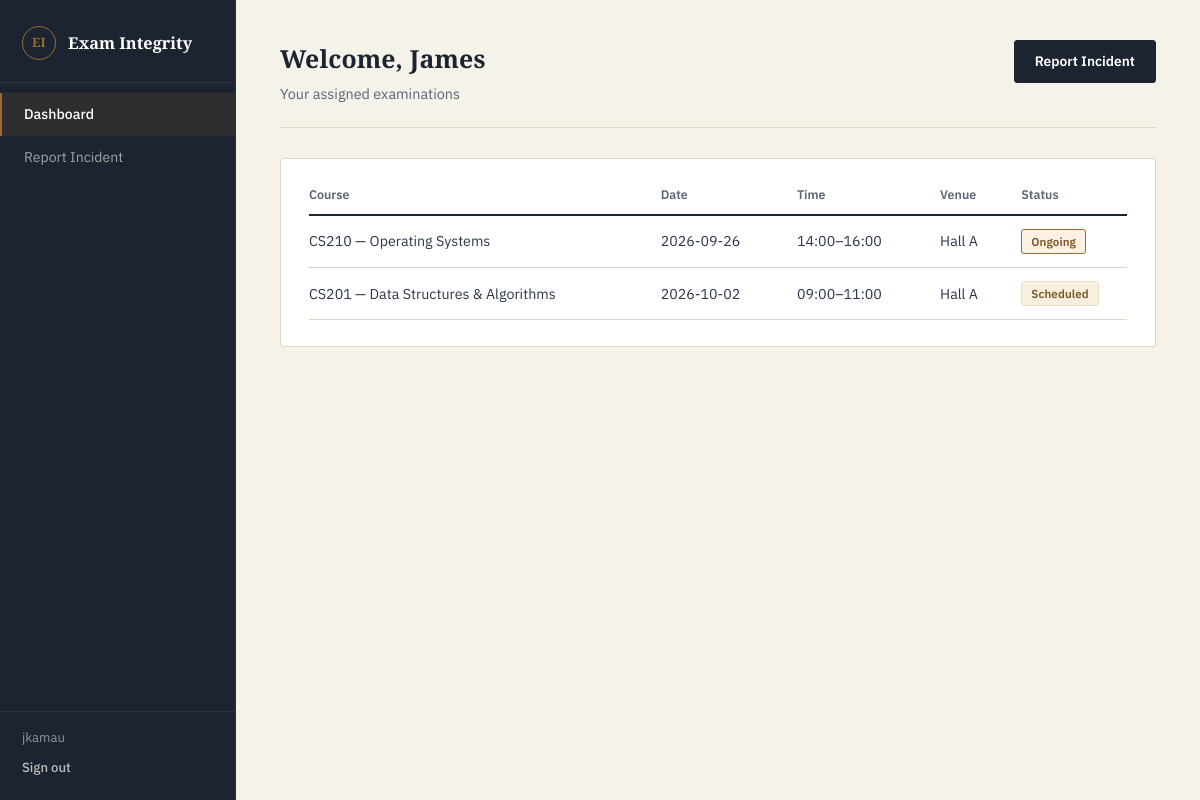
The page /invigilator (signed in) on the database its author committed.
### tables this page shows
CREATE TABLE invigilators (
            id INTEGER PRIMARY KEY AUTOINCREMENT,
            user_id INTEGER,
            employee_number TEXT UNIQUE NOT NULL,
            first_name TEXT NOT NULL,
            last_name TEXT NOT NULL,
            phone TEXT,
            status TEXT DEFAULT 'active' CHECK (status IN ('active', 'inactive')),
            created_at TIMESTAMP DEFAULT CURRENT_TIMESTAMP,
            FOREIGN KEY (user_id) REFERENCES users (id)
        );

CREATE TABLE examinations (
            id INTEGER PRIMARY KEY AUTOINCREMENT,
            course_code TEXT NOT NULL,
            examination_name TEXT NOT NULL,
            examination_date DATE NOT NULL,
            start_time TEXT NOT NULL,
            end_time TEXT NOT NULL,
            venue TEXT,
            invigilator_id INTEGER,
            status TEXT DEFAULT 'scheduled' CHECK (status IN ('scheduled', 'ongoing', 'completed', 'cancelled')),
            created_at TIMESTAMP DEFAULT CURRENT_TIMESTAMP,
            FOREIGN KEY (invigilator_id) REFERENCES invigilators (id)
        );

### app.py (the view)
@app.route("/invigilator")
def invigilator_dashboard():
    if not invigilator_required():
        return redirect(url_for("login"))
    connection = get_db_connection()
    invigilator = connection.execute(
        "SELECT * FROM invigilators WHERE user_id = ?", (session["user_id"],)
    ).fetchone()
    assigned_exams = []
    if invigilator is not None:
        assigned_exams = connection.execute("""
            SELECT * FROM examinations
            WHERE invigilator_id = ?
            ORDER BY examination_date, start_time
        """, (invigilator["id"],)).fetchall()
    connection.close()
    return render_template(
        "invigilator_dashboard.html",
        invigilator=invigilator,
        assigned_exams=assigned_exams
    )

### app.py (called while the page is built)
def get_db_connection():
    connection = sqlite3.connect(DATABASE)
    connection.row_factory = sqlite3.Row
    connection.execute("PRAGMA foreign_keys = ON")
    return connection

def invigilator_required():
    return "user_id" in session and session.get("role") == "invigilator"

### templates/invigilator_dashboard.html (shortened to what this page needs)
{% extends "base.html" %}
{% block content %}
<div class="page-header">
    <div>
        <h1>Welcome, {{ invigilator.first_name if invigilator else session.get('username') }}</h1>
        <p class="page-subtitle">Your assigned examinations</p>
    </div>
    <a href="{{ url_for('add_incident') }}" class="btn btn-primary">Report Incident</a>
</div>
<div class="panel">
    <table class="data-table">
        <thead>
            <tr><th>Course</th><th>Date</th><th>Time</th><th>Venue</th><th>Status</th></tr>
        </thead>
        <tbody>
            {% for exam in assigned_exams %}
            <tr>
                <td>{{ exam.course_code }} — {{ exam.examination_name }}</td>
                <td>{{ exam.examination_date }}</td>
                <td>{{ exam.start_time }}–{{ exam.end_time }}</td>
                <td>{{ exam.venue }}</td>
                <td><span class="badge badge-{{ exam.status }}">{{ exam.status }}</span></td>
            </tr>
            {% else %}
            <tr><td colspan="5" class="empty-row">No examinations assigned to you yet.</td></tr>
            {% endfor %}
        </tbody>
    </table>
</div>
{% endblock %}

### static/css/style.css (style rules this page uses)
:root { --ink: #1C2431; --ink-soft: #2B3648; --paper: #F5F2EA; --surface: #FFFFFF; --rule: #DDD6C6; --rule-strong: #C7BEA6; --brass: #9C6B2C; --brass-deep: #7C5420; --slate: #5B6472; --slate-light: #8A8F98; --oxblood: #7A2E2E; --oxblood-tint: #F5E8E6; --moss: #3F6B54; --moss-tint: #E7EFE8; --sand: #EADFC5; --sand-tint: #F7F0DE; --radius: 3px; --radius-lg: 4px; }
* { box-sizing: border-box; margin: 0; padding: 0; }
html { -webkit-font-smoothing: antialiased; }
body { font-family: "IBM Plex Sans", "Segoe UI", Helvetica, Arial, sans-serif; background: var(--paper); color: var(--ink); font-size: 15px; line-height: 1.5; }
h1, h2, h3 { font-family: "Source Serif 4", Georgia, "Times New Roman", serif; font-weight: 600; color: var(--ink); letter-spacing: 0.005em; }
a { text-decoration: none; color: inherit; }
.page-header, .dashboard-header { display: flex; align-items: flex-start; justify-content: space-between; margin-bottom: 30px; padding-bottom: 22px; border-bottom: 1px solid var(--rule); flex-wrap: wrap; gap: 14px; }
.page-header h1, .dashboard-header h1 { font-size: 1.55rem; color: var(--ink); }
.page-subtitle, .dashboard-header p { color: var(--slate); margin-top: 6px; font-size: 0.9rem; }
.panel, .dashboard-panel { background: var(--surface); border: 1px solid var(--rule); border-radius: var(--radius); padding: 26px 28px; margin-bottom: 24px; }
.data-table { width: 100%; border-collapse: collapse; }
.data-table th { text-align: left; font-size: 0.78rem; font-weight: 600; color: var(--slate); padding: 0 12px 10px; border-bottom: 2px solid var(--ink); }
.data-table th:first-child, .data-table td:first-child { padding-left: 0; }
.data-table th:last-child, .data-table td:last-child { padding-right: 0; }
.data-table td { padding: 13px 12px; font-size: 0.89rem; border-bottom: 1px solid var(--rule); color: var(--ink-soft); }
.badge { display: inline-block; padding: 3px 9px; border-radius: var(--radius); font-size: 0.72rem; font-weight: 600; text-transform: capitalize; border: 1px solid transparent; letter-spacing: 0.01em; }
.badge-scheduled { background: var(--sand-tint); color: var(--brass-deep); border-color: var(--sand); }
.badge-ongoing { background: #FDF1E4; color: var(--brass-deep); border-color: var(--brass); }
.btn { display: inline-block; padding: 10px 20px; border-radius: var(--radius); font-size: 0.86rem; font-weight: 600; border: 1px solid transparent; cursor: pointer; font-family: inherit; transition: background 0.12s ease, border-color 0.12s ease, color 0.12s ease; }
.btn-primary { background: var(--ink); color: #FFFFFF; border-color: var(--ink); }

### rows shown on the page
invigilators: first_name "James"
examinations: course_code "CS210", examination_name "Operating Systems", examination_date "2026-09-26", start_time "14:00", end_time "16:00", venue "Hall A", status "Ongoing"
examinations: course_code "CS201", examination_name "Data Structures & Algorithms", examination_date "2026-10-02", start_time "09:00", end_time "11:00", venue "Hall A", status "Scheduled"

### other values the page prints
{{ session.get('username') }} "jkamau"
